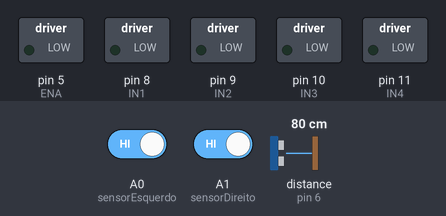
Simulated run of this sketch. Board: Arduino Uno, built with avr-gcc and run on an emulated ATmega328P. On the bench: switched loads named in the sketch (green lamp = pin HIGH). Wiring (inferred from the names in the program): ultrasonic range finder: trigger pin 7; echo pin 6. Inputs (shaded band) come from the test bench; at power-on: A0 (sensorEsquerdo) HIGH, A1 (sensorDireito) HIGH, distance to the obstacle (sensor on pin 6) 80 cm. The echo pulse lasts 58.3 µs per cm; pins used as bus, display or sensor lines are not drawn.

Above: at 1.2 s.
1.3 s: A0 (sensorEsquerdo) driven LOW
At 1.7 s:
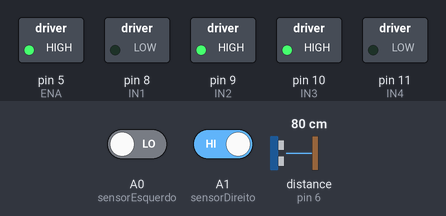
At 3.8 s:
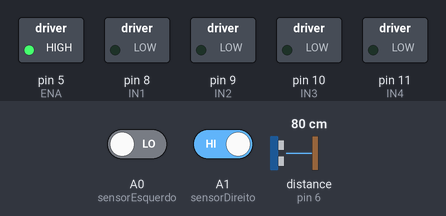
Timing chart, 0 to 5.3 s (numbered marks = the images above; inputs shaded):
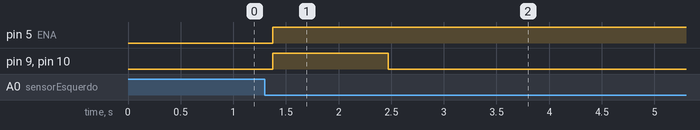

Measured:
- after the input at 1.3 s, pin 5 (ENA): LOW → HIGH after 0.07 s; pin 9 (IN2), pin 10 (IN3): LOW → HIGH after 0.07 s, → LOW 1.1 s later

The sketch:

SeguidorDeLinha_DesviaObstaculo.ino
```cpp
// [Br.ino] Seguir linhas +Desviar de Obstáculo
// Definição dos pinos

#define IN1 8
#define IN2 9
#define IN3 10
#define IN4 11

#define ENA 5
#define ENB 6

#define sensorEsquerdo A0
#define sensorDireito A1

#define trigPin 7
#define echoPin 6

void setup() {
  // Configuração dos pinos dos motores como saída
  pinMode(IN1, OUTPUT);
  pinMode(IN2, OUTPUT);
  pinMode(IN3, OUTPUT);
  pinMode(IN4, OUTPUT);

  // Configuração dos pinos PWM dos motores como saída
  pinMode(ENA, OUTPUT);
  pinMode(ENB, OUTPUT);

  // Configuração dos pinos dos sensores de linha como entrada
  pinMode(sensorEsquerdo, INPUT);
  pinMode(sensorDireito, INPUT);

  // Configuração dos pinos do sensor ultrassônico
  pinMode(trigPin, OUTPUT);
  pinMode(echoPin, INPUT);

  Serial.begin(9600);
}

void loop() {
  // Leitura dos sensores de linha
  int leituraSensorEsquerdo = digitalRead(sensorEsquerdo);
  int leituraSensorDireito = digitalRead(sensorDireito);

  // Leitura do sensor ultrassônico
  long duracao;
  int distancia;

  digitalWrite(trigPin, LOW);
  delayMicroseconds(2);
  digitalWrite(trigPin, HIGH);
  delayMicroseconds(10);
  digitalWrite(trigPin, LOW);

  duracao = pulseIn(echoPin, HIGH);
  distancia = duracao * 0.034 / 2;

  // Se um obstáculo for detectado a uma distância menor que 20 cm, parar
  if (distancia < 20) {
    parar();
  } else {
    // Caso contrário, seguir a linha normalmente
    if (leituraSensorEsquerdo == LOW && leituraSensorDireito == LOW) {
      // Ambos os sensores estão sobre a linha
      frente();
    } else if (leituraSensorEsquerdo == HIGH && leituraSensorDireito == LOW) {
      // Apenas o sensor esquerdo está fora da linha
      direita();
    } else if (leituraSensorEsquerdo == LOW && leituraSensorDireito == HIGH) {
      // Apenas o sensor direito está fora da linha
      esquerda();
    } else {
      // Ambos os sensores estão fora da linha
      parar();
    }
  }

  delay(100);
}

void frente() {
  digitalWrite(IN1, HIGH);
  digitalWrite(IN2, LOW);
  digitalWrite(IN3, HIGH);
  digitalWrite(IN4, LOW);

  analogWrite(ENA, 255);
  analogWrite(ENB, 255);
}

void direita() {
  digitalWrite(IN1, HIGH);
  digitalWrite(IN2, LOW);
  digitalWrite(IN3, LOW);
  digitalWrite(IN4, HIGH);

  analogWrite(ENA, 255);
  analogWrite(ENB, 255);
}

void esquerda() {
  digitalWrite(IN1, LOW);
  digitalWrite(IN2, HIGH);
  digitalWrite(IN3, HIGH);
  digitalWrite(IN4, LOW);

  analogWrite(ENA, 255);
  analogWrite(ENB, 255);
}

void parar() {
  digitalWrite(IN1, LOW);
  digitalWrite(IN2, LOW);
  digitalWrite(IN3, LOW);
  digitalWrite(IN4, LOW);
}
```
